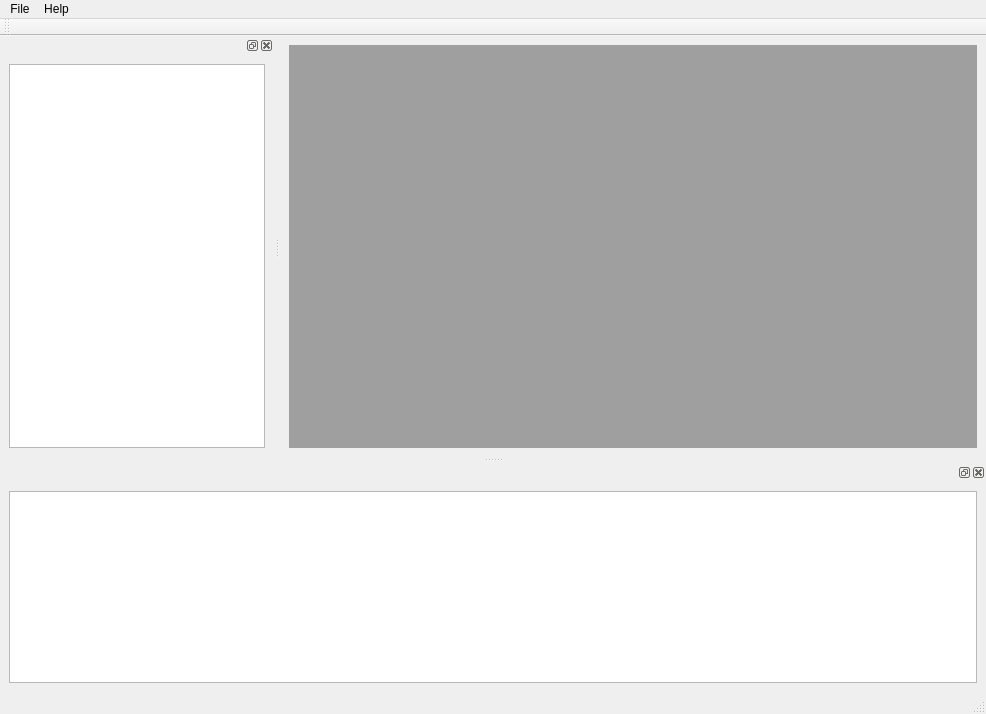
<?xml version="1.0" encoding="UTF-8"?>
<ui version="4.0">
 <class>MainWindow</class>
 <widget class="QMainWindow" name="MainWindow">
  <property name="geometry">
   <rect>
    <x>0</x>
    <y>0</y>
    <width>986</width>
    <height>714</height>
   </rect>
  </property>
  <property name="windowTitle">
   <string>MainWindow</string>
  </property>
  <widget class="QWidget" name="centralwidget">
   <property name="enabled">
    <bool>true</bool>
   </property>
   <layout class="QVBoxLayout" name="verticalLayout">
    <item>
     <widget class="QMdiArea" name="mdiArea"/>
    </item>
   </layout>
  </widget>
  <widget class="QMenuBar" name="menubar">
   <property name="geometry">
    <rect>
     <x>0</x>
     <y>0</y>
     <width>986</width>
     <height>24</height>
    </rect>
   </property>
   <property name="defaultUp">
    <bool>true</bool>
   </property>
   <property name="nativeMenuBar">
    <bool>true</bool>
   </property>
   <widget class="QMenu" name="menuFile">
    <property name="title">
     <string>File</string>
    </property>
    <addaction name="actionSave"/>
    <addaction name="actionOpen"/>
    <addaction name="separator"/>
    <addaction name="actionExit"/>
   </widget>
   <widget class="QMenu" name="menuHelp">
    <property name="title">
     <string>Help</string>
    </property>
    <addaction name="actionAbout"/>
   </widget>
   <addaction name="menuFile"/>
   <addaction name="menuHelp"/>
  </widget>
  <widget class="QStatusBar" name="statusbar"/>
  <widget class="QDockWidget" name="dockWidget">
   <attribute name="dockWidgetArea">
    <number>1</number>
   </attribute>
   <widget class="QWidget" name="dockWidgetContents">
    <layout class="QVBoxLayout" name="verticalLayout_2">
     <item>
      <widget class="QTreeWidget" name="foldersTreeWidget">
       <property name="contextMenuPolicy">
        <enum>Qt::CustomContextMenu</enum>
       </property>
       <property name="headerHidden">
        <bool>true</bool>
       </property>
       <property name="columnCount">
        <number>1</number>
       </property>
       <attribute name="headerVisible">
           <bool>false</bool>
       </attribute>
          <column>
              <property name="text">
                  <string notr="true">1</string>
              </property>
          </column>
      </widget>
     </item>
    </layout>
   </widget>
  </widget>
     <widget class="QToolBar" name="toolBar">
         <property name="windowTitle">
             <string>toolBar</string>
         </property>
         <attribute name="toolBarArea">
             <enum>TopToolBarArea</enum>
         </attribute>
         <attribute name="toolBarBreak">
             <bool>false</bool>
         </attribute>
     </widget>
     <widget class="QDockWidget" name="dockWidget_2">
         <attribute name="dockWidgetArea">
             <number>8</number>
         </attribute>
         <widget class="QWidget" name="dockWidgetContents_2">
             <layout class="QHBoxLayout" name="horizontalLayout">
                 <item>
                     <widget class="QListWidget" name="queriesListWidget"/>
                 </item>
             </layout>
         </widget>
     </widget>
     <action name="actionSave">
         <property name="text">
             <string>Save</string>
         </property>
     </action>
     <action name="actionOpen">
         <property name="text">
             <string>Open</string>
         </property>
     </action>
     <action name="actionExit">
         <property name="text">
             <string>Exit</string>
         </property>
     </action>
     <action name="actionAbout">
         <property name="text">
             <string>About</string>
         </property>
  </action>
 </widget>
 <resources/>
 <connections/>
</ui>
